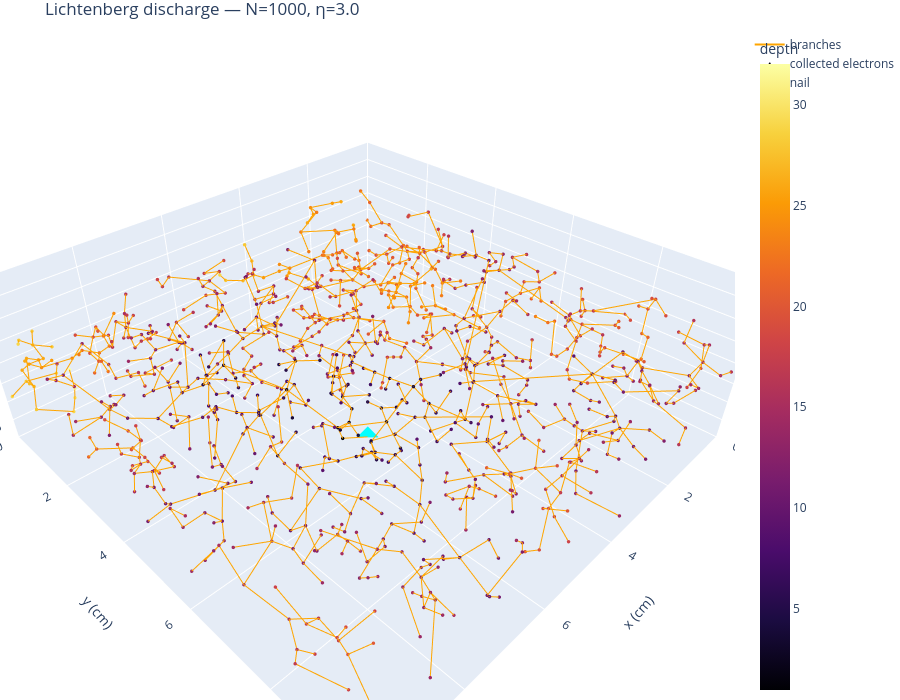

This figure's notebook cell:
### Markdown cell above
Interactive 3D View

Branches are the segments joining each collected electron to its parent in the tree. Colour = depth from the nail (number of edges), so the trunk is dark and distant tips are bright.

### Code cell
import plotly.graph_objects as go

# Per-segment vertices with None separators so Plotly draws each edge independently.
parents = tree_parent[1:]
children = np.arange(1, len(tree_pos))
P = tree_pos[parents]
C = tree_pos[children]

edge_x = np.column_stack([P[:, 0], C[:, 0], np.full(len(P), np.nan)]).ravel()
edge_y = np.column_stack([P[:, 1], C[:, 1], np.full(len(P), np.nan)]).ravel()
edge_z = np.column_stack([P[:, 2], C[:, 2], np.full(len(P), np.nan)]).ravel()

fig3d = go.Figure([
    go.Scatter3d(
        x=edge_x, y=edge_y, z=edge_z,
        mode='lines',
        line=dict(color='orange', width=2),
        hoverinfo='skip',
        name='branches',
    ),
    go.Scatter3d(
        x=tree_pos[1:, 0], y=tree_pos[1:, 1], z=tree_pos[1:, 2],
        mode='markers',
        marker=dict(size=2, color=depth[1:], colorscale='Inferno',
                    colorbar=dict(title='depth')),
        name='collected electrons',
        hovertemplate='depth %{marker.color}<extra></extra>',
    ),
    go.Scatter3d(
        x=[nail[0]], y=[nail[1]], z=[nail[2]],
        mode='markers',
        marker=dict(size=7, color='cyan', symbol='diamond'),
        name='nail',
    ),
])
fig3d.update_layout(
    scene=dict(
        xaxis=dict(title='x (cm)', range=[0, x_size]),
        yaxis=dict(title='y (cm)', range=[0, y_size]),
        zaxis=dict(title='z (cm)', range=[0, z_size]),
        aspectmode='data',
    ),
    title=f'Lichtenberg discharge — N={N}, η={eta}',
    margin=dict(l=0, r=0, b=0, t=30),
    width=900, height=700,
)
fig3d.show()

### Figure 1 — Plotly figure (JSON) as saved in the notebook; plotly's stock layout.template omitted (floating-point values rounded to 4 significant figures; data arrays with more than 128 entries replaced by an {"elided": "..."} marker saying what was removed)
{"data": [{"hoverinfo": "skip", "line": {"color": "orange", "width": 2}, "mode": "lines", "name": "branches", "type": "scatter3d", "x": {"elided": "3000 float values"}, "y": {"elided": "3000 float values"}, "z": {"elided": "3000 float values"}}, {"hovertemplate": "depth %{marker.color}<extra></extra>", "marker": {"color": {"elided": "1000 int values"}, "colorbar": {"title": {"text": "depth"}}, "colorscale": [[0, "#000004"], [0.1111, "#1b0c41"], [0.2222, "#4a0c6b"], [0.3333, "#781c6d"], [0.4444, "#a52c60"], [0.5556, "#cf4446"], [0.6667, "#ed6925"], [0.7778, "#fb9b06"], [0.8889, "#f7d13d"], [1, "#fcffa4"]], "size": 2}, "mode": "markers", "name": "collected electrons", "type": "scatter3d", "x": {"elided": "1000 float values"}, "y": {"elided": "1000 float values"}, "z": {"elided": "1000 float values"}}, {"marker": {"color": "cyan", "size": 7, "symbol": "diamond"}, "mode": "markers", "name": "nail", "type": "scatter3d", "x": [5], "y": [5], "z": [0]}], "layout": {"height": 700, "margin": {"b": 0, "l": 0, "r": 0, "t": 30}, "scene": {"aspectmode": "data", "xaxis": {"range": [0, 10], "title": {"text": "x (cm)"}}, "yaxis": {"range": [0, 10], "title": {"text": "y (cm)"}}, "zaxis": {"range": [0, 4], "title": {"text": "z (cm)"}}}, "title": {"text": "Lichtenberg discharge — N=1000, η=3.0"}, "width": 900}}
